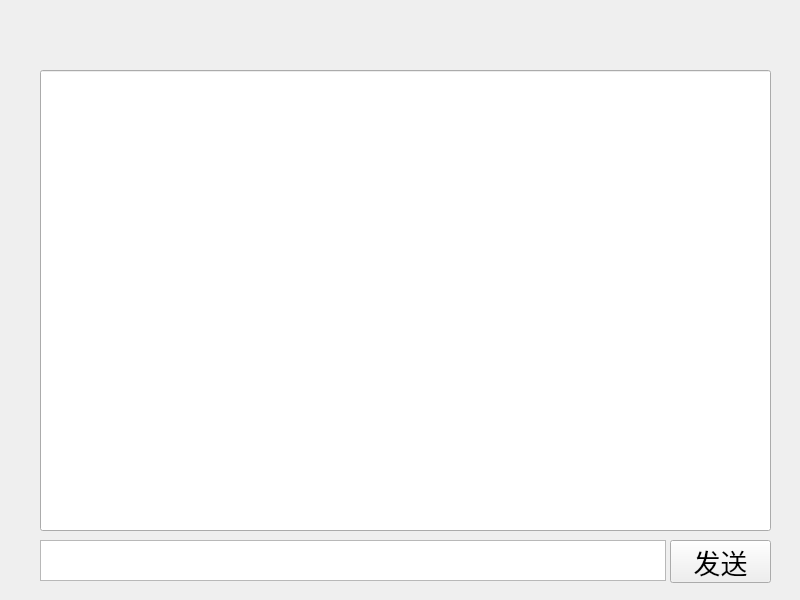
<?xml version="1.0" encoding="UTF-8"?>
<ui version="4.0">
 <class>TcpClient</class>
 <widget class="QWidget" name="TcpClient">
  <property name="geometry">
   <rect>
    <x>0</x>
    <y>0</y>
    <width>800</width>
    <height>600</height>
   </rect>
  </property>
  <property name="windowTitle">
   <string>TcpClient</string>
  </property>
  <widget class="QTextEdit" name="textEdit">
   <property name="geometry">
    <rect>
     <x>40</x>
     <y>540</y>
     <width>626</width>
     <height>41</height>
    </rect>
   </property>
   <property name="font">
    <font>
     <pointsize>20</pointsize>
    </font>
   </property>
  </widget>
  <widget class="QPushButton" name="pushButton">
   <property name="geometry">
    <rect>
     <x>670</x>
     <y>540</y>
     <width>101</width>
     <height>43</height>
    </rect>
   </property>
   <property name="font">
    <font>
     <pointsize>20</pointsize>
    </font>
   </property>
   <property name="text">
    <string>发送</string>
   </property>
  </widget>
  <widget class="QLineEdit" name="lineEdit">
   <property name="geometry">
    <rect>
     <x>40</x>
     <y>70</y>
     <width>731</width>
     <height>461</height>
    </rect>
   </property>
   <property name="font">
    <font>
     <pointsize>18</pointsize>
    </font>
   </property>
  </widget>
 </widget>
 <resources/>
 <connections/>
</ui>
